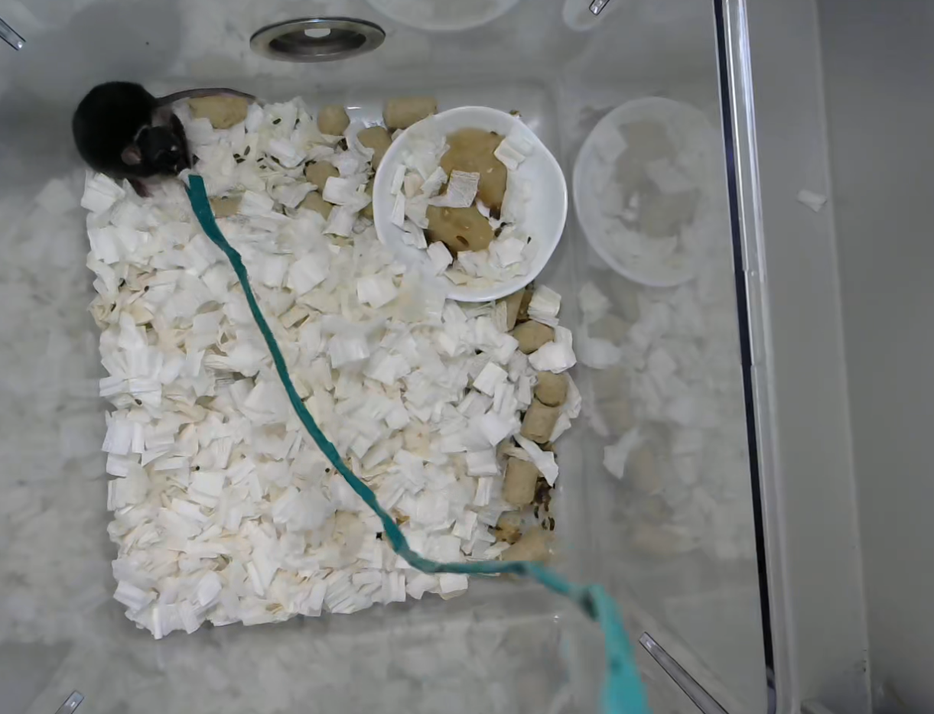
#> input picture data/green.png, 934 x 714 px, shrunk from 1221 x 934 before the run
$ jupyter execute --allow-errors slider_hsv_picker.ipynb
#> lines starting #> are read from the running program, lines starting #| are printed output that depends on the picture
[cell 1]
import cv2
import numpy as np
from IPython import display

from ipywidgets import fixed, widgets

[cell 2]
def inRange(img, c1, c2, c3):
    """2値化処理を行い、結果を表示する。
    """
    lower = np.array([c1[0], c2[0], c3[0]])
    upper = np.array([c1[1], c2[1], c3[1]])

    bin_img = cv2.inRange(img, lower, upper)
    img_ = img.copy()
    img_[bin_img == 0] = (255, 255, 255,)
    imshow(img_)

def imshow(img, format=".jpg", **kwargs):
    """ndarray 配列をインラインで Notebook 上に表示する。
    """
    img = cv2.imencode(format, img)[1]
    img = display.Image(img, **kwargs)
    display.display(img)

[cell 3]
names = ["H", "S", "V"]
parts = {}
for i, name in enumerate(names, 1):
    slider = widgets.SelectionRangeSlider(
        options=np.arange(256), index=(0, 255), description=name
    )
    slider.layout.width = "400px"
    parts[f"c{i}"] = slider

[cell 4]
img = cv2.imread("data/green.png")
#> img is the input picture: shape (714, 934, 3); mean B, G, R 128.5, 130.8, 129.5
#> the sliders are set to c1 = <module 'ipywidgets.widgets.Se, c2 = <module 'ipywidgets.widgets.Se, c3 = <module 'ipywidgets.widgets.Se, img = <module 'ipywidgets.fixed_' fr
#> (the rest of this cell did not finish here and is left out)

[cell 5]
img = cv2.imread("data/split_body_with_cable.png")
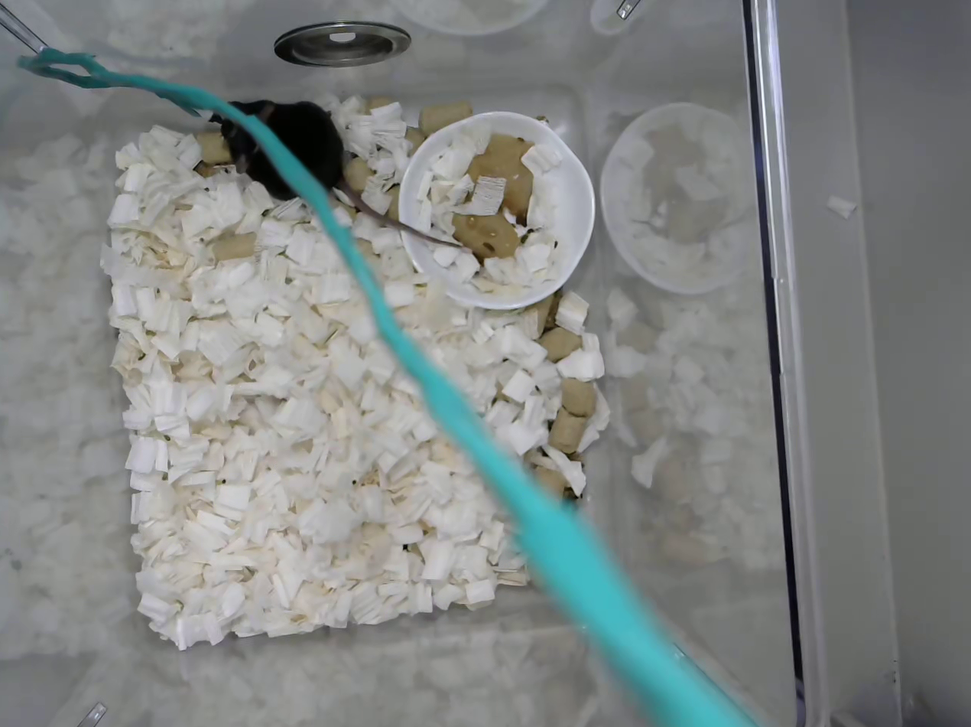
#> input picture data/split_body_with_cable.png, 971 x 727 px, shrunk from 1270 x 950 before the run
#> img is the input picture: shape (727, 971, 3); mean B, G, R 131.6, 133, 128.7
#> the sliders are set to c1 = <module 'ipywidgets.widgets.Se, c2 = <module 'ipywidgets.widgets.Se, c3 = <module 'ipywidgets.widgets.Se, img = <module 'ipywidgets.fixed_' fr
#> (the rest of this cell did not finish here and is left out)

[cell 6]
img = cv2.imread("data/general.png")
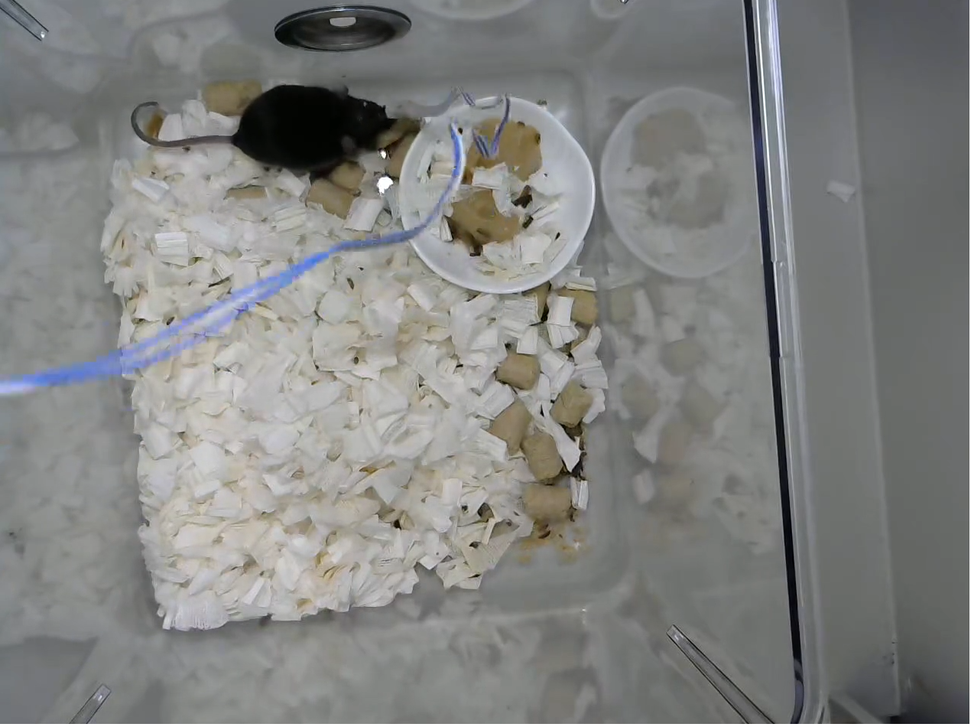
#> input picture data/general.png, 971 x 727 px, shrunk from 1270 x 950 before the run
#> img is the input picture: shape (727, 971, 3); mean B, G, R 128.9, 130.7, 129.9
#> the sliders are set to c1 = <module 'ipywidgets.widgets.Se, c2 = <module 'ipywidgets.widgets.Se, c3 = <module 'ipywidgets.widgets.Se, img = <module 'ipywidgets.fixed_' fr
#> (the rest of this cell did not finish here and is left out)
